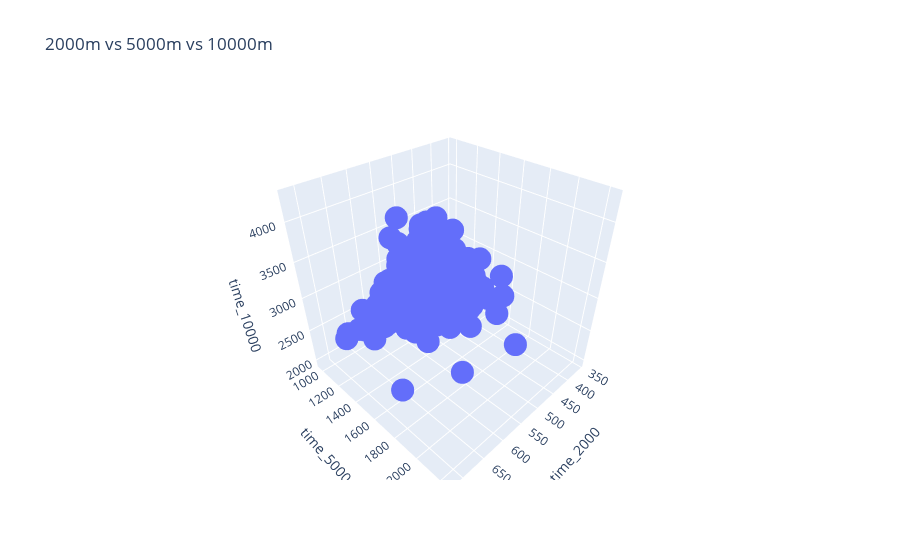

Write notebook code for a chart like this one.
### Code cell
fig = px.scatter_3d(pp_5_2_10.df, x="time_2000", y="time_5000", z="time_10000", title="2000m vs 5000m vs 10000m")

# fig.update_layout(
#     scene = dict(
#         xaxis = dict(nticks=4, range=[pp_5_2_10.df["time_2000"].min(),900],),
#         yaxis = dict(nticks=4, range=[pp_5_2_10.df["time_5000"].min(),2500],),
#         zaxis = dict(nticks=4, range=[pp_5_2_10.df["time_10000"].min(),5000],)))

fig.show()

### Figure 1 — Plotly figure (JSON) as saved in the notebook; plotly's stock layout.template omitted (floating-point values rounded to 4 significant figures; data arrays with more than 128 entries replaced by an {"elided": "..."} marker saying what was removed)
{"data": [{"hovertemplate": "time_2000=%{x}<br>time_5000=%{y}<br>time_10000=%{z}<extra></extra>", "legendgroup": "", "marker": {"color": "#636efa", "symbol": "circle"}, "mode": "markers", "name": "", "scene": "scene", "showlegend": false, "type": "scatter3d", "x": {"elided": "7098 float values"}, "y": {"elided": "7098 float values"}, "z": {"elided": "7098 float values"}}], "layout": {"legend": {"tracegroupgap": 0}, "scene": {"domain": {"x": [0, 1], "y": [0, 1]}, "xaxis": {"title": {"text": "time_2000"}}, "yaxis": {"title": {"text": "time_5000"}}, "zaxis": {"title": {"text": "time_10000"}}}, "title": {"text": "2000m vs 5000m vs 10000m"}}}
